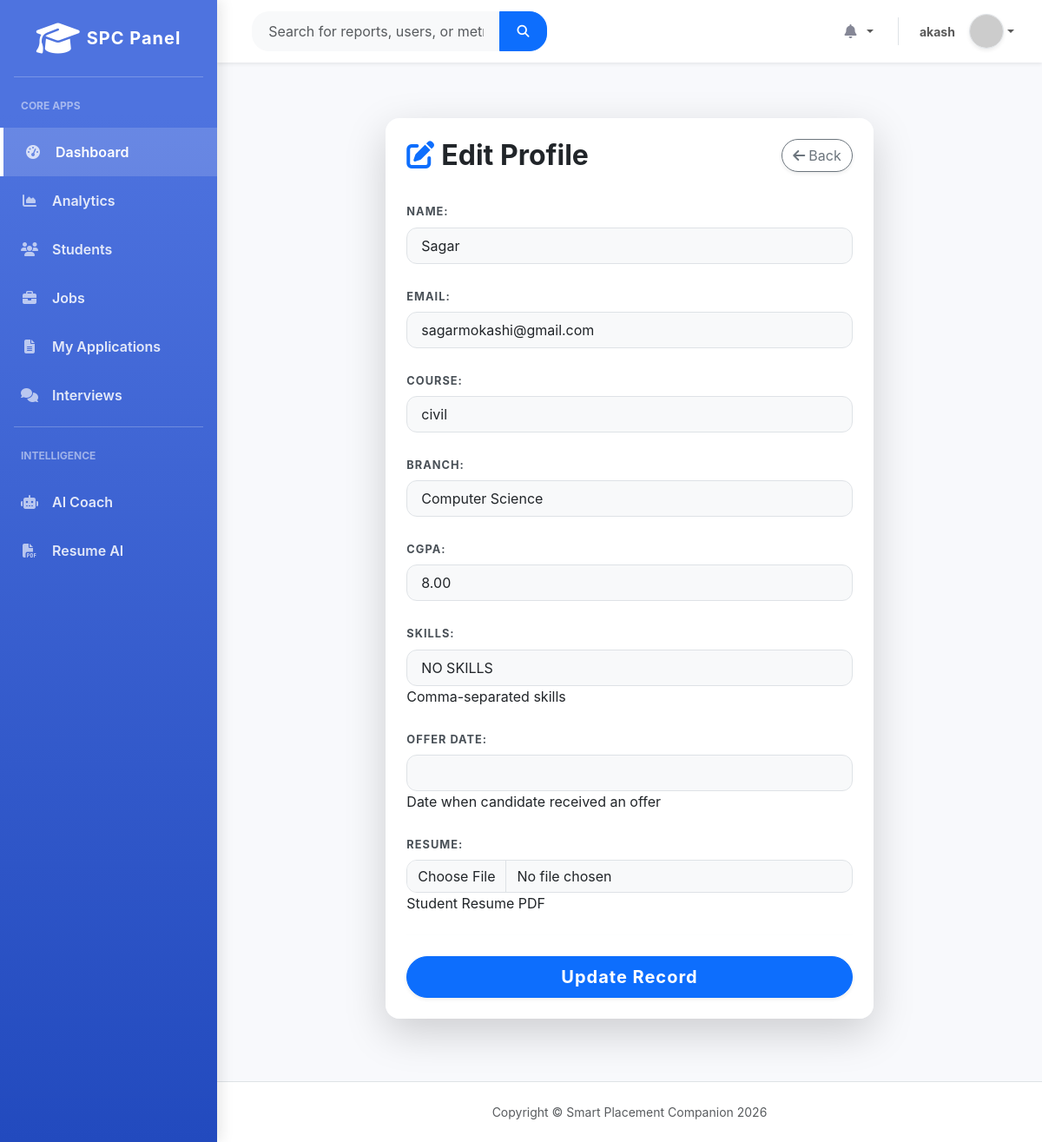
Screenshot of /students/edit/3/ (signed in) with the database file from the repository.
### students/models.py (models this page shows, shortened)
class Student(models.Model):
    BRANCH_CHOICES = [
        ('CSE', 'Computer Science'),
        ('ECE', 'Electronics'),
        ('ME', 'Mechanical'),
        ('CE', 'Civil'),
        ('MGT', 'Management'),
    ]
    user = models.OneToOneField(User, null=True, blank=True, on_delete=models.SET_NULL, help_text='Auth user linked to student')
    name = models.CharField(max_length=100)
    email = models.EmailField()
    phone = models.CharField(max_length=20, blank=True, null=True, help_text='Contact Number')
    course = models.CharField(max_length=100)
    branch = models.CharField(max_length=4, choices=BRANCH_CHOICES, default='CSE')
    cgpa = models.DecimalField(max_digits=4, decimal_places=2, default=0.00)
    skills = models.CharField(max_length=255, blank=True, help_text='Comma-separated skills')
    projects = models.TextField(blank=True, null=True, help_text='Brief description of projects or comma separated')
    certifications = models.TextField(blank=True, null=True, help_text='List of certifications')
    linkedin_url = models.URLField(max_length=255, blank=True, null=True)
    github_url = models.URLField(max_length=255, blank=True, null=True)
    bio = models.TextField(blank=True, null=True, help_text='Short professional bio')
    profile_picture = models.ImageField(upload_to='profile_pics/', null=True, blank=True, help_text='Profile Picture Image')
    offer_date = models.DateField(null=True, blank=True, help_text='Date when candidate received an offer')
    resume = models.FileField(upload_to='resumes/', null=True, blank=True, help_text='Student Resume PDF')
    PLACEMENT_CHOICES = (
        ('Placed', 'Placed'),
        ('Not Placed', 'Not Placed')
    )
    placement_status = models.CharField(max_length=20, choices=PLACEMENT_CHOICES, default='Not Placed')
    created_at = models.DateTimeField(auto_now_add=True)
    updated_at = models.DateTimeField(auto_now=True)

### students/views.py (the view)
        @login_required
        def wrapper(request, *args, **kwargs):
            if request.user.is_superuser:
                return fn(request, *args, **kwargs)
            if hasattr(request.user, 'profile') and request.user.profile.role in roles:
                return fn(request, *args, **kwargs)
            return HttpResponseForbidden('You do not have permission to view this page.')

### students/forms.py (shortened to what this page needs)
class StudentForm(forms.ModelForm):
    class Meta:
        model = Student
        fields = ['name', 'email', 'course', 'branch', 'cgpa', 'skills', 'offer_date', 'resume']
    def __init__(self, *args, **kwargs):
        super(StudentForm, self).__init__(*args, **kwargs)
        for field_name, field in self.fields.items():
            field.widget.attrs['class'] = 'form-control bg-light px-3 py-2'
            if field_name == 'resume':
                field.widget.attrs['class'] = 'form-control bg-light'

### students/models.py (called while the page is built)
    @property
    def unread_notifications_count(self):
        return self.user.notifications.filter(is_read=False).count()

### students/views.py (called while the page is built)
def role_required(*roles):
    def decorator(fn):
        @login_required
        def wrapper(request, *args, **kwargs):
            if request.user.is_superuser:
                return fn(request, *args, **kwargs)
            if hasattr(request.user, 'profile') and request.user.profile.role in roles:
                return fn(request, *args, **kwargs)
            return HttpResponseForbidden('You do not have permission to view this page.')
        return wrapper
    return decorator

@role_required('coordinator', 'recruiter')
def edit_student(request, id):
    student = get_object_or_404(Student, id=id)
    if request.method == 'POST':
        form = StudentForm(request.POST, request.FILES, instance=student)
        if form.is_valid():
            form.save()
            messages.success(request, 'Student updated successfully.')
            return redirect('students:student_list')
    else:
        form = StudentForm(instance=student)
    return render(request, 'students/edit_student.html', {'form': form, 'student': student})

### templates/students/edit_student.html (shortened to what this page needs)
{% extends 'base.html' %}
{% block content %}
<div class="row justify-content-center fade-in-up delay-1 mb-5">
    <div class="col-lg-8">
        <div class="card shadow-lg border-0 rounded-4 p-4 mt-3" style="background: rgba(255, 255, 255, 0.95);">
            <div class="d-flex justify-content-between align-items-center mb-4">
                <h2 class="fw-bold text-dark mb-0"><i class="fa-solid fa-pen-to-square me-2 text-primary"></i>Edit Profile</h2>
                <a class="btn btn-outline-secondary rounded-pill shadow-sm" href="{% url 'students:student_list' %}"><i class="fa-solid fa-arrow-left me-1"></i>Back</a>
            </div>
            <form method="post" enctype="multipart/form-data" novalidate class="custom-form mt-2">
                {{ form.as_p|safe }}
                <hr class="my-4 border-light">
                <button class="btn btn-primary btn-lg w-100 rounded-pill fw-bold shadow-sm" type="submit" style="letter-spacing: 1px;">Update Record</button>
            </form>
        </div>
    </div>
</div>
{% endblock %}

### templates/includes/navbar.html (shortened to what this page needs)
<nav class="navbar navbar-expand w-100 navbar-light bg-white topbar mb-4 static-top shadow-sm px-4 d-flex justify-content-between">
    <form class="d-none d-sm-inline-block form-inline me-auto ms-md-3 my-2 my-md-0 mw-100 navbar-search">
        <div class="input-group">
            <input type="text" class="form-control bg-light border-0 small" placeholder="Search for reports, users, or metrics..." aria-label="Search" style="border-radius: 20px 0 0 20px; padding: 0.6rem 1.2rem;">
            <button class="btn btn-primary" type="button" style="border-radius: 0 20px 20px 0; padding: 0.6rem 1.2rem;">
                <i class="fas fa-search fa-sm"></i>
            </button>
        </div>
    </form>
    <ul class="navbar-nav ms-auto align-items-center">
        <li class="nav-item dropdown no-arrow mx-1">
            <a class="nav-link dropdown-toggle" href="#" id="alertsDropdown" role="button" data-bs-toggle="dropdown">
                <i class="fas fa-bell fa-fw text-gray-400"></i>
            </a>
        </li>
        <li class="nav-item dropdown no-arrow d-flex align-items-center">
            <a class="nav-link dropdown-toggle d-flex align-items-center" href="#" id="userDropdown" role="button" data-bs-toggle="dropdown">
                <span class="me-3 d-none d-lg-inline text-gray-600 small fw-bold">{{ user.username|default:"Active User" }}</span>
                <img class="img-profile rounded-circle shadow-sm border" src="https://ui-avatars.com/api/?name={{ user.username|default:'Active+User' }}&background=4e73df&color=fff&bold=true" style="width: 2.5rem; height: 2.5rem;">
            </a>
        </li>
    </ul>
</nav>

### templates/base.html (style rules this page uses)
:root { --sidebar-width: 250px; --primary-color: #4e73df; --bg-light: #f8f9fc; --text-gray-400: #d1d3e2; --text-gray-800: #5a5c69; }
body { font-family: 'Inter', -apple-system, BlinkMacSystemFont, "Segoe UI", Roboto, "Helvetica Neue", Arial, sans-serif; background-color: var(--bg-light); overflow-x: hidden; color: var(--text-gray-800); }
.text-gray-400 { color: #858796 !important; }
.card { border: none; border-radius: 0.75rem; box-shadow: 0 0.15rem 1.75rem 0 rgba(58, 59, 69, 0.1); transition: transform 0.2s ease-in-out, box-shadow 0.2s ease; }

### templates/students/edit_student.html (style rules this page uses)
.custom-form p { margin-bottom: 1.5rem; }
.custom-form label { font-weight: 700; color: #495057; margin-bottom: 0.5rem; text-transform: uppercase; font-size: 0.8rem; letter-spacing: 1px; }
.custom-form input, .custom-form select { border-radius: 12px; border: 1px solid #dee2e6; transition: all 0.2s; }

### rows the page displays
Student: name "Sagar", email "sagarmokashi@gmail.com", course "civil", branch "Computer Science", cgpa "8.00", skills "NO SKILLS"

### other values shown
{{ user.username|default:"Active User" }} "akash"
